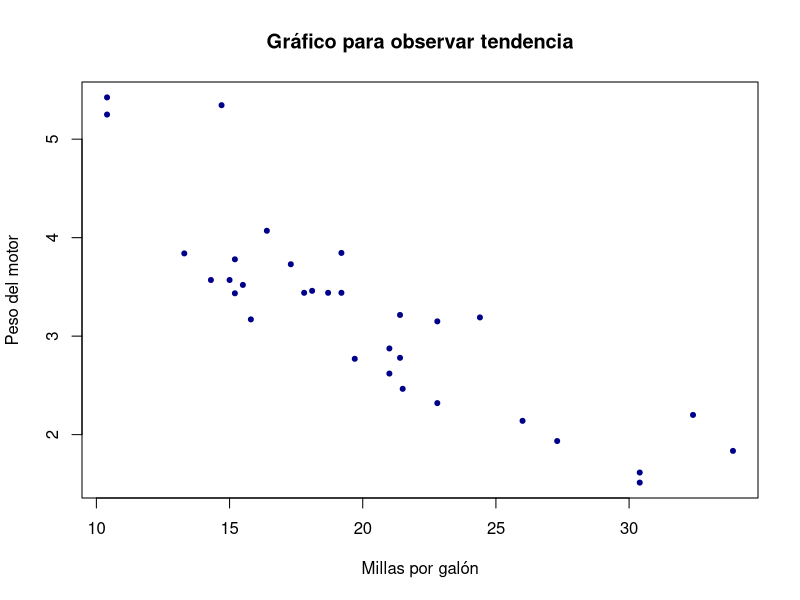

Here is the R script that generated this plot:
## ---- chunk 1
knitr::opts_chunk$set(echo = TRUE)
## ---- chunk 2
datos<-mtcars
help(mtcars) #así veo todo el contenido del data frame


## ---- chunk 3
names(mtcars)
## ---- chunk 4
dim(datos)
## ---- chunk 5
str(datos)
## ---- chunk 6
datos$vs<-as.factor(datos$vs)
datos$am<-as.factor(datos$am)

str(datos)
## ---- chunk 7
rownames(datos[datos$gear==4,])
## ---- chunk 8
datos[datos$disp > 150 & datos$mpg > 20,]
## ---- chunk 9
rownames(datos[datos$gear==4 & datos$am==1,])

## ---- chunk 10
mean(datos$mpg[datos$carb==2])
## ---- chunk 11
plot(datos$mpg,datos$wt,pch=20,col="Darkblue", xlab="Millas por galón",
     ylab="Peso del motor", main="Gráfico para observar tendencia")
